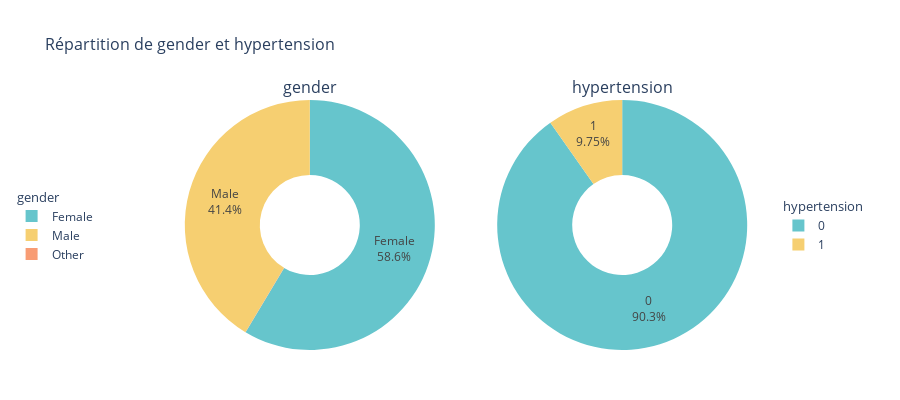
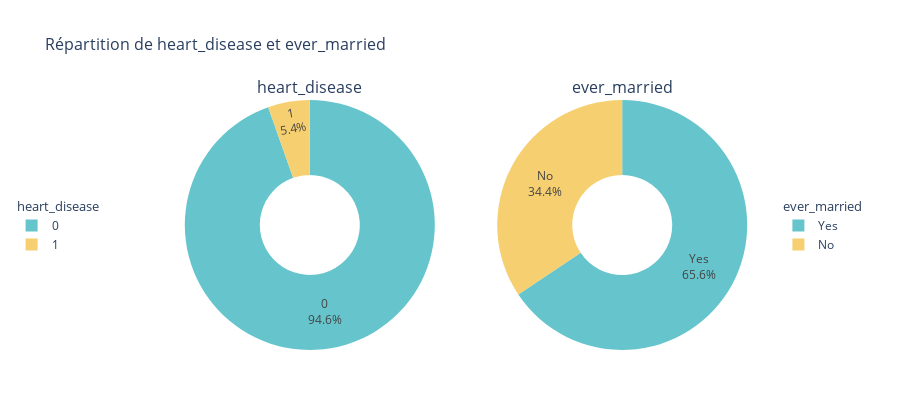
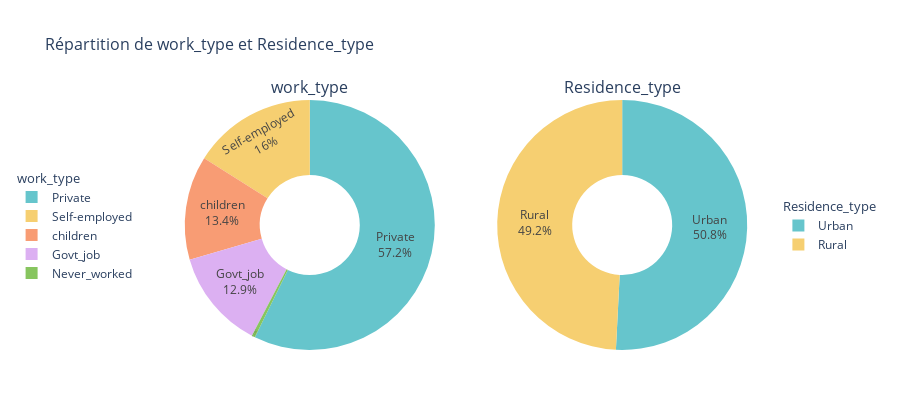
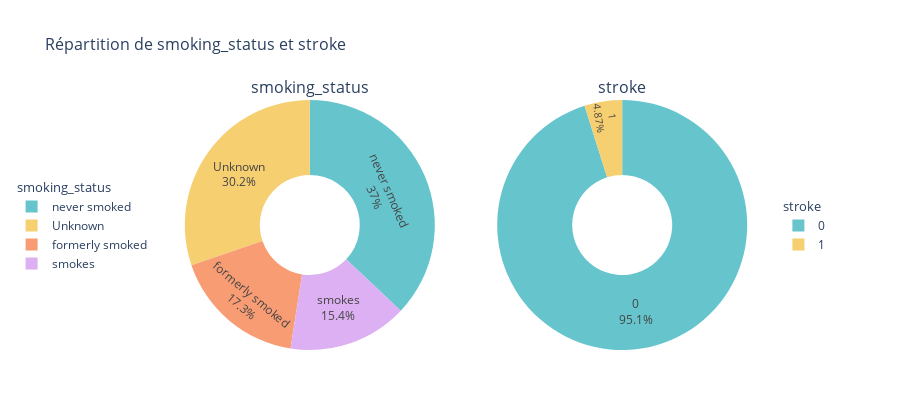

These figures' notebook cell, in order:
### Markdown cell above
### 2-4. Répartition des valeurs par colonne catégorique et numérique

### Code cell
# Liste des colonnes
all_cols = ['gender', 'age', 'hypertension', 'heart_disease', 'ever_married', 
            'work_type', 'Residence_type', 'avg_glucose_level', 'bmi', 'smoking_status', 'stroke']
categorical_cols = ['gender', 'hypertension', 'heart_disease', 'ever_married', 
                    'work_type', 'Residence_type', 'smoking_status', 'stroke']
numerical_cols = ['age', 'avg_glucose_level', 'bmi']

# 2-14. Visualisation simple et séparée pour chaque colonne

# Étape 1 : Visualisation des variables catégoriques avec des Donut Charts (séparés par paires)
# Regrouper les colonnes catégoriques par paires
pairs = [categorical_cols[i:i+2] for i in range(0, len(categorical_cols), 2)]

# Créer un graphique séparé pour chaque paire
for pair in pairs:
    # Créer une grille de sous-graphiques pour la paire (1 ligne, 2 colonnes)
    fig = make_subplots(
        rows=1,
        cols=len(pair),
        subplot_titles=pair,
        specs=[[{'type': 'pie'} for _ in range(len(pair))]],
        horizontal_spacing=0.1
    )

    # Ajouter un Donut Chart pour chaque variable dans la paire
    for idx, col in enumerate(pair):
        # Calculer les fréquences et pourcentages
        value_counts = data[col].value_counts()
        total = value_counts.sum()
        percentages = (value_counts / total * 100).round(2)

        # Définir la position de la légende en fonction de l'index
        legend_x = -0.3 if idx == 0 else 1.05  # À gauche pour le premier, à droite pour le second
        legend_y = 0.5
        legendgroup = f'group_{col}'  # Groupe de légende unique pour chaque donut chart

        # Ajouter le Donut Chart
        fig.add_trace(
            go.Pie(
                labels=value_counts.index,
                values=value_counts.values,
                hole=0.4,
                textinfo='label+percent',
                textposition='inside',
                marker=dict(colors=px.colors.qualitative.Pastel),
                hoverinfo='label+percent+value',
                showlegend=True,
                name=col,  # Nom pour la légende
                legendgroup=legendgroup,  # Associer à un groupe de légende
                legendgrouptitle_text=col  # Titre du groupe de légende
            ),
            row=1,
            col=idx + 1
        )

    # Ajuster la mise en page
    fig.update_layout(
        title=f"Répartition de {pair[0]} et {pair[1] if len(pair) > 1 else ''}",
        title_font_size=16,
        height=400,
        width=900,  # Augmenter la largeur pour laisser de l'espace pour les légendes
        margin=dict(t=100, b=50, l=150, r=150),  # Ajuster les marges pour les légendes
        showlegend=True,
        # Définir les positions des légendes pour chaque groupe
        legend=dict(
            x=-0.3,
            y=0.5,
            orientation='v',
            font=dict(size=12),
            tracegroupgap=10
        ),
        legend2=dict(
            x=1.05,
            y=0.5,
            orientation='v',
            font=dict(size=12),
            tracegroupgap=10
        )
    )
    # Associer les légendes aux groupes correspondants
    for trace in fig.data:
        if trace.name == pair[0]:
            trace.legend = 'legend'  # Première légende (à gauche)
        else:
            trace.legend = 'legend2'  # Deuxième légende (à droite)

    fig.show()

# Étape 2 : Visualisation des variables numériques avec des histogrammes et KDE (inchangée)
for col in numerical_cols:
    # Créer un histogramme avec une courbe KDE, coloré par stroke
    fig = px.histogram(
        data,
        x=col,
        color='stroke',
        marginal='rug',  # Ajoute des marques sur l'axe pour chaque point
        histnorm='probability density',  # Normalise pour comparer les densités
        opacity=0.7,
        color_discrete_map={0: '#1f77b4', 1: '#ff7f0e'},
        labels={col: col.replace('_', ' ').title(), 'stroke': 'AVC'},
        title=f"Distribution de {col} (colorée par stroke)"
    )
    # Ajouter une courbe KDE
    fig.update_traces(
        histfunc='count',
        hovertemplate='<b>%{x}</b><br>Probabilité: %{y:.2f}<br>',
        selector=dict(type='histogram')
    )
    fig.update_layout(
        height=500,
        title_font_size=16,
        xaxis_title=col.replace('_', ' ').title(),
        yaxis_title="Densité",
        bargap=0.1,
        showlegend=True,
        margin=dict(t=50, b=50)
    )
    fig.show()

### Figure 1 — Plotly figure (JSON) as saved in the notebook; plotly's stock layout.template omitted (floating-point values rounded to 4 significant figures)
{"data": [{"domain": {"x": [0, 0.45], "y": [0, 1]}, "hole": 0.4, "hoverinfo": "label+percent+value", "labels": ["Female", "Male", "Other"], "legend": "legend", "legendgroup": "group_gender", "legendgrouptitle": {"text": "gender"}, "marker": {"colors": ["rgb(102, 197, 204)", "rgb(246, 207, 113)", "rgb(248, 156, 116)", "rgb(220, 176, 242)", "rgb(135, 197, 95)", "rgb(158, 185, 243)", "rgb(254, 136, 177)", "rgb(201, 219, 116)", "rgb(139, 224, 164)", "rgb(180, 151, 231)", "rgb(179, 179, 179)"]}, "name": "gender", "showlegend": true, "textinfo": "label+percent", "textposition": "inside", "type": "pie", "values": [2994, 2115, 1]}, {"domain": {"x": [0.55, 1], "y": [0, 1]}, "hole": 0.4, "hoverinfo": "label+percent+value", "labels": [0, 1], "legend": "legend2", "legendgroup": "group_hypertension", "legendgrouptitle": {"text": "hypertension"}, "marker": {"colors": ["rgb(102, 197, 204)", "rgb(246, 207, 113)", "rgb(248, 156, 116)", "rgb(220, 176, 242)", "rgb(135, 197, 95)", "rgb(158, 185, 243)", "rgb(254, 136, 177)", "rgb(201, 219, 116)", "rgb(139, 224, 164)", "rgb(180, 151, 231)", "rgb(179, 179, 179)"]}, "name": "hypertension", "showlegend": true, "textinfo": "label+percent", "textposition": "inside", "type": "pie", "values": [4612, 498]}], "layout": {"annotations": [{"font": {"size": 16}, "showarrow": false, "text": "gender", "x": 0.225, "xanchor": "center", "xref": "paper", "y": 1, "yanchor": "bottom", "yref": "paper"}, {"font": {"size": 16}, "showarrow": false, "text": "hypertension", "x": 0.775, "xanchor": "center", "xref": "paper", "y": 1, "yanchor": "bottom", "yref": "paper"}], "height": 400, "legend": {"font": {"size": 12}, "orientation": "v", "tracegroupgap": 10, "x": -0.3, "y": 0.5}, "legend2": {"font": {"size": 12}, "orientation": "v", "tracegroupgap": 10, "x": 1.05, "y": 0.5}, "margin": {"b": 50, "l": 150, "r": 150, "t": 100}, "showlegend": true, "title": {"font": {"size": 16}, "text": "Répartition de gender et hypertension"}, "width": 900}}

### Figure 2 — Plotly figure (JSON) as saved in the notebook; plotly's stock layout.template omitted (floating-point values rounded to 4 significant figures)
{"data": [{"domain": {"x": [0, 0.45], "y": [0, 1]}, "hole": 0.4, "hoverinfo": "label+percent+value", "labels": [0, 1], "legend": "legend", "legendgroup": "group_heart_disease", "legendgrouptitle": {"text": "heart_disease"}, "marker": {"colors": ["rgb(102, 197, 204)", "rgb(246, 207, 113)", "rgb(248, 156, 116)", "rgb(220, 176, 242)", "rgb(135, 197, 95)", "rgb(158, 185, 243)", "rgb(254, 136, 177)", "rgb(201, 219, 116)", "rgb(139, 224, 164)", "rgb(180, 151, 231)", "rgb(179, 179, 179)"]}, "name": "heart_disease", "showlegend": true, "textinfo": "label+percent", "textposition": "inside", "type": "pie", "values": [4834, 276]}, {"domain": {"x": [0.55, 1], "y": [0, 1]}, "hole": 0.4, "hoverinfo": "label+percent+value", "labels": ["Yes", "No"], "legend": "legend2", "legendgroup": "group_ever_married", "legendgrouptitle": {"text": "ever_married"}, "marker": {"colors": ["rgb(102, 197, 204)", "rgb(246, 207, 113)", "rgb(248, 156, 116)", "rgb(220, 176, 242)", "rgb(135, 197, 95)", "rgb(158, 185, 243)", "rgb(254, 136, 177)", "rgb(201, 219, 116)", "rgb(139, 224, 164)", "rgb(180, 151, 231)", "rgb(179, 179, 179)"]}, "name": "ever_married", "showlegend": true, "textinfo": "label+percent", "textposition": "inside", "type": "pie", "values": [3353, 1757]}], "layout": {"annotations": [{"font": {"size": 16}, "showarrow": false, "text": "heart_disease", "x": 0.225, "xanchor": "center", "xref": "paper", "y": 1, "yanchor": "bottom", "yref": "paper"}, {"font": {"size": 16}, "showarrow": false, "text": "ever_married", "x": 0.775, "xanchor": "center", "xref": "paper", "y": 1, "yanchor": "bottom", "yref": "paper"}], "height": 400, "legend": {"font": {"size": 12}, "orientation": "v", "tracegroupgap": 10, "x": -0.3, "y": 0.5}, "legend2": {"font": {"size": 12}, "orientation": "v", "tracegroupgap": 10, "x": 1.05, "y": 0.5}, "margin": {"b": 50, "l": 150, "r": 150, "t": 100}, "showlegend": true, "title": {"font": {"size": 16}, "text": "Répartition de heart_disease et ever_married"}, "width": 900}}

### Figure 3 — Plotly figure (JSON) as saved in the notebook; plotly's stock layout.template omitted (floating-point values rounded to 4 significant figures)
{"data": [{"domain": {"x": [0, 0.45], "y": [0, 1]}, "hole": 0.4, "hoverinfo": "label+percent+value", "labels": ["Private", "Self-employed", "children", "Govt_job", "Never_worked"], "legend": "legend", "legendgroup": "group_work_type", "legendgrouptitle": {"text": "work_type"}, "marker": {"colors": ["rgb(102, 197, 204)", "rgb(246, 207, 113)", "rgb(248, 156, 116)", "rgb(220, 176, 242)", "rgb(135, 197, 95)", "rgb(158, 185, 243)", "rgb(254, 136, 177)", "rgb(201, 219, 116)", "rgb(139, 224, 164)", "rgb(180, 151, 231)", "rgb(179, 179, 179)"]}, "name": "work_type", "showlegend": true, "textinfo": "label+percent", "textposition": "inside", "type": "pie", "values": [2925, 819, 687, 657, 22]}, {"domain": {"x": [0.55, 1], "y": [0, 1]}, "hole": 0.4, "hoverinfo": "label+percent+value", "labels": ["Urban", "Rural"], "legend": "legend2", "legendgroup": "group_Residence_type", "legendgrouptitle": {"text": "Residence_type"}, "marker": {"colors": ["rgb(102, 197, 204)", "rgb(246, 207, 113)", "rgb(248, 156, 116)", "rgb(220, 176, 242)", "rgb(135, 197, 95)", "rgb(158, 185, 243)", "rgb(254, 136, 177)", "rgb(201, 219, 116)", "rgb(139, 224, 164)", "rgb(180, 151, 231)", "rgb(179, 179, 179)"]}, "name": "Residence_type", "showlegend": true, "textinfo": "label+percent", "textposition": "inside", "type": "pie", "values": [2596, 2514]}], "layout": {"annotations": [{"font": {"size": 16}, "showarrow": false, "text": "work_type", "x": 0.225, "xanchor": "center", "xref": "paper", "y": 1, "yanchor": "bottom", "yref": "paper"}, {"font": {"size": 16}, "showarrow": false, "text": "Residence_type", "x": 0.775, "xanchor": "center", "xref": "paper", "y": 1, "yanchor": "bottom", "yref": "paper"}], "height": 400, "legend": {"font": {"size": 12}, "orientation": "v", "tracegroupgap": 10, "x": -0.3, "y": 0.5}, "legend2": {"font": {"size": 12}, "orientation": "v", "tracegroupgap": 10, "x": 1.05, "y": 0.5}, "margin": {"b": 50, "l": 150, "r": 150, "t": 100}, "showlegend": true, "title": {"font": {"size": 16}, "text": "Répartition de work_type et Residence_type"}, "width": 900}}

### Figure 4 — Plotly figure (JSON) as saved in the notebook; plotly's stock layout.template omitted (floating-point values rounded to 4 significant figures)
{"data": [{"domain": {"x": [0, 0.45], "y": [0, 1]}, "hole": 0.4, "hoverinfo": "label+percent+value", "labels": ["never smoked", "Unknown", "formerly smoked", "smokes"], "legend": "legend", "legendgroup": "group_smoking_status", "legendgrouptitle": {"text": "smoking_status"}, "marker": {"colors": ["rgb(102, 197, 204)", "rgb(246, 207, 113)", "rgb(248, 156, 116)", "rgb(220, 176, 242)", "rgb(135, 197, 95)", "rgb(158, 185, 243)", "rgb(254, 136, 177)", "rgb(201, 219, 116)", "rgb(139, 224, 164)", "rgb(180, 151, 231)", "rgb(179, 179, 179)"]}, "name": "smoking_status", "showlegend": true, "textinfo": "label+percent", "textposition": "inside", "type": "pie", "values": [1892, 1544, 885, 789]}, {"domain": {"x": [0.55, 1], "y": [0, 1]}, "hole": 0.4, "hoverinfo": "label+percent+value", "labels": [0, 1], "legend": "legend2", "legendgroup": "group_stroke", "legendgrouptitle": {"text": "stroke"}, "marker": {"colors": ["rgb(102, 197, 204)", "rgb(246, 207, 113)", "rgb(248, 156, 116)", "rgb(220, 176, 242)", "rgb(135, 197, 95)", "rgb(158, 185, 243)", "rgb(254, 136, 177)", "rgb(201, 219, 116)", "rgb(139, 224, 164)", "rgb(180, 151, 231)", "rgb(179, 179, 179)"]}, "name": "stroke", "showlegend": true, "textinfo": "label+percent", "textposition": "inside", "type": "pie", "values": [4861, 249]}], "layout": {"annotations": [{"font": {"size": 16}, "showarrow": false, "text": "smoking_status", "x": 0.225, "xanchor": "center", "xref": "paper", "y": 1, "yanchor": "bottom", "yref": "paper"}, {"font": {"size": 16}, "showarrow": false, "text": "stroke", "x": 0.775, "xanchor": "center", "xref": "paper", "y": 1, "yanchor": "bottom", "yref": "paper"}], "height": 400, "legend": {"font": {"size": 12}, "orientation": "v", "tracegroupgap": 10, "x": -0.3, "y": 0.5}, "legend2": {"font": {"size": 12}, "orientation": "v", "tracegroupgap": 10, "x": 1.05, "y": 0.5}, "margin": {"b": 50, "l": 150, "r": 150, "t": 100}, "showlegend": true, "title": {"font": {"size": 16}, "text": "Répartition de smoking_status et stroke"}, "width": 900}}
